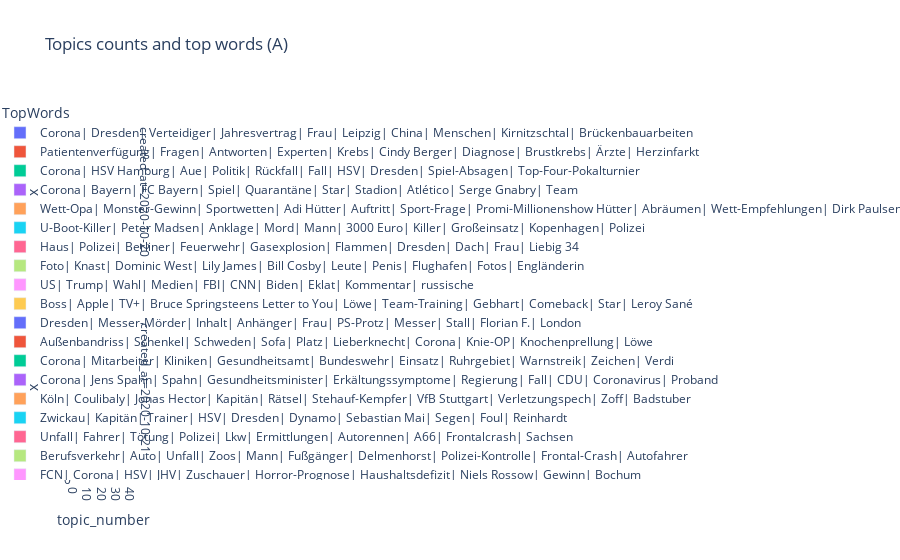

Notebook code cell kept with this figure:
### Code cell
fig = px.bar(results_a.groupby(["created_at",'topic_number',"TopWords"]).count().reset_index(), x="topic_number", y="x", color="TopWords",hover_name="TopWords",
         title="Topics counts and top words (A)",facet_row="created_at",text="x")
fig.update_layout(
     height=500)

fig.show()
